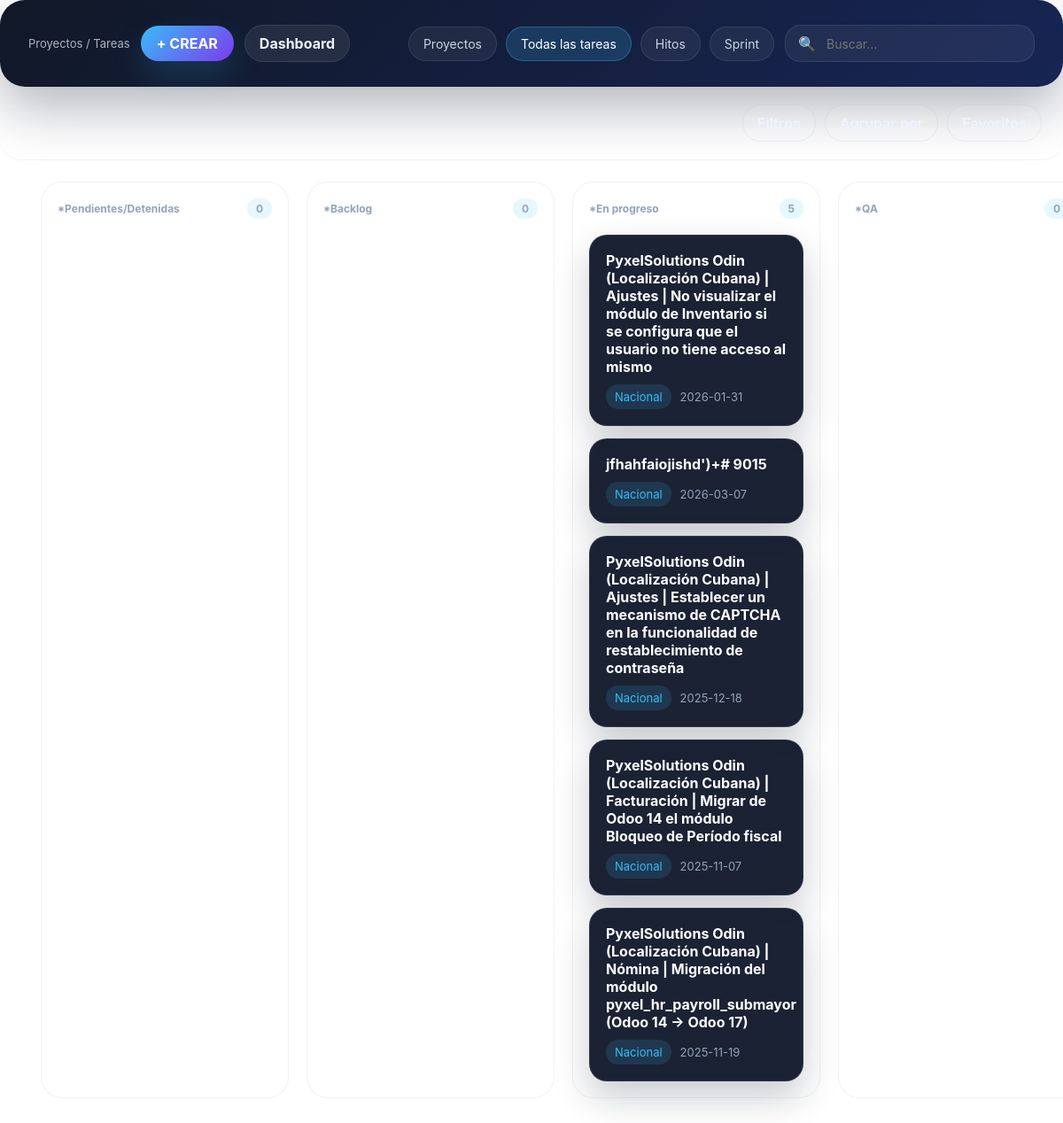
The app's page /project/1 (signed in) with its own data.
### tables this page shows
CREATE TABLE tasks (
        id INTEGER PRIMARY KEY,
        project_id INTEGER NOT NULL,
        title TEXT NOT NULL,
        description TEXT,
        assigned_email TEXT,
        stage TEXT,
        task_type TEXT,
        deadline TEXT,
        milestone TEXT,
        sprint TEXT,
        category TEXT,
        status TEXT,
        ticket_number TEXT,
        created_at TEXT
    );

### app.py (the view)
@app.route('/project/<int:project_id>')
def project_detail(project_id):
    if 'user' not in session:
        return redirect(url_for('login'))
    view_filter = request.args.get('view', 'all')
    conn = sqlite3.connect(DB_PATH)
    cur = conn.cursor()
    cur.execute('SELECT id, name, owner_email, assigned_emails, tasks_count, tickets_count FROM projects WHERE id=?', (project_id,))
    row = cur.fetchone()
    if not row:
        conn.close()
        return redirect(url_for('open_app', name='project'))
    project = dict(id=row[0], name=row[1], owner=row[2], assigned=row[3].split(','), tasks=row[4], tickets=row[5])
    cur.execute('SELECT id, title, assigned_email, stage, task_type, deadline, milestone, sprint, category, status, ticket_number FROM tasks WHERE project_id=?', (project_id,))
    tasks = [dict(id=r[0], title=r[1], assigned=r[2], stage=r[3], task_type=r[4], deadline=r[5], milestone=r[6], sprint=r[7], category=r[8], status=r[9], ticket=r[10]) for r in cur.fetchall()]
    conn.close()
    if view_filter == 'hitos':
        tasks = [task for task in tasks if task['milestone']]
    elif view_filter == 'sprint':
        tasks = [task for task in tasks if task['sprint']]
    task_columns = {'pending': [], 'backlog': [], 'inprogress': [], 'qa': [], 'validation': [], 'deployed': []}
    for task in tasks:
        task_columns.get(task['stage'], task_columns['backlog']).append(task)
    return render_template('project_detail.html', project=project, task_columns=task_columns, view_filter=view_filter)

### templates/project_detail.html (shortened to what this page needs)
<!doctype html>
<html lang="es">
  <head>
    <link rel="stylesheet" href="/static/css/odoo_login.css">
  </head>
  <body>
    <div class="page-header">
      <div style="display:flex;align-items:center;justify-content:space-between;gap:12px">
        <div style="display:flex;align-items:center;gap:12px">
          <div class="page-breadcrumb"><a href="{{ url_for('open_app', name='project') }}" style="color:inherit;text-decoration:none;">Proyectos</a> / Tareas</div>
          <a class="btn-solid" href="{{ url_for('create_task', project_id=project.id) }}">+ CREAR</a>
          <a class="btn-outline" href="/dashboard">Dashboard</a>
        </div>
        <div class="top-toolbar">
          <div class="board-tabs">
            <a href="{{ url_for('open_app', name='project') }}" class="board-tab">Proyectos</a>
            <a href="{{ url_for('project_detail', project_id=project.id, view='all') }}" class="board-tab{% if view_filter == 'all' %} active{% endif %}">Todas las tareas</a>
            <a href="{{ url_for('project_detail', project_id=project.id, view='hitos') }}" class="board-tab{% if view_filter == 'hitos' %} active{% endif %}">Hitos</a>
            <a href="{{ url_for('project_detail', project_id=project.id, view='sprint') }}" class="board-tab{% if view_filter == 'sprint' %} active{% endif %}">Sprint</a>
          </div>
          <div class="top-search"><span>🔍</span><input placeholder="Buscar..." /></div>
        </div>
      </div>
    </div>
    <div class="board-toolbar">
      <div class="board-actions">
        <a class="btn-outline" href="{{ url_for('project_detail', project_id=project.id, view='all') }}">Filtros</a>
        <a class="btn-outline" href="{{ url_for('project_detail', project_id=project.id, view='hitos') }}">Agrupar por</a>
        <a class="btn-outline" href="{{ url_for('project_detail', project_id=project.id, view='sprint') }}">Favoritos</a>
      </div>
    </div>
    <div class="board-body-wrapper">
      <div class="board-grid">
        {% for stage, label in [('pending','*Pendientes/Detenidas'), ('backlog','*Backlog'), ('inprogress','*En progreso'), ('qa','*QA'), ('validation','*En Validación'), ('deployed','*Desplegadas')] %}
          <div class="column" data-stage="{{ stage }}">
            <div class="column-header"><span>{{ label }}</span><span class="column-total">{{ task_columns[stage] | length }}</span></div>
            {% for task in task_columns[stage] %}
              <a href="{{ url_for('task_detail', task_id=task.id) }}" class="kanban-card" data-task-id="{{ task.id }}" id="task-{{ task.id }}" style="display:block;">
                <strong>{{ task.title }}</strong>
                <div class="kanban-meta"><span class="kanban-tag">{{ task.category }}</span><span class="kanban-date">{{ task.deadline }}</span></div>
              </a>
            {% endfor %}
          </div>
        {% endfor %}
      </div>
    </div>
  </body>
</html>

### static/css/odoo_login.css (style rules this page uses)
:root { --bg:#060b18; --surface:#111827; --surface-soft:#16213e; --surface-softest:#1f2a49; --text:#f8fafc; --text-muted:#94a3b8; --accent:#7c3aed; --accent-soft:#60a5fa; --border:rgba(148,163,184,0.18); --card:#111827; --shadow:0 32px 90px rgba(0,0,0,0.35); }
* { box-sizing:border-box }
body { font-family:Inter, system-ui, -apple-system, BlinkMacSystemFont, 'Segoe UI', sans-serif;min-height:100vh;margin:0;background:radial-gradient(circle at top left, rgba(56,189,248,0.14), transparent 30%),radial-gradient(circle at bottom right, rgba(124,58,237,0.16), transparent 28%),linear-gradient(180deg,#050a14,#0b1226);color:var(--text) }
button, input, select, textarea { font:inherit }
a { color:inherit;text-decoration:none }

### templates/project_detail.html (style rules this page uses)
body { margin:0;font-family:Inter,system-ui,-apple-system,BlinkMacSystemFont,'Segoe UI',sans-serif;background:transparent;color:#eef2ff }
.page-header { background:linear-gradient(135deg,#111827,#172554);color:#eef2ff;padding:28px 32px;border-radius:28px;box-shadow:0 24px 60px rgba(15,23,42,0.32);display:flex;flex-direction:column;gap:18px }
.page-header > div { display:flex;align-items:center;justify-content:space-between;gap:14px;flex-wrap:wrap }
.page-breadcrumb { font-size:13px;color:rgba(226,232,240,0.75) }
.btn-outline { background:rgba(255,255,255,0.08);border:1px solid rgba(148,163,184,0.16);border-radius:999px;color:#eef2ff;padding:10px 16px;text-decoration:none;font-weight:700;transition:all .18s ease }
.btn-solid { background:linear-gradient(135deg,#38bdf8,#7c3aed);border:none;border-radius:999px;color:#fff;padding:10px 18px;text-decoration:none;font-weight:700;box-shadow:0 16px 34px rgba(56,189,248,0.18) }
.top-toolbar { display:flex;justify-content:space-between;align-items:center;gap:12px;flex-wrap:wrap }
.board-tabs { display:flex;gap:10px;flex-wrap:wrap }
.board-tab { background:rgba(255,255,255,0.06);border:1px solid rgba(148,163,184,0.16);border-radius:999px;padding:10px 16px;color:#cbd5e1;text-decoration:none;font-size:14px;transition:all .18s ease }
.board-tab.active { background:rgba(56,189,248,0.18);border-color:rgba(56,189,248,0.32);color:#fff }
.top-search { display:flex;align-items:center;background:rgba(255,255,255,0.06);border:1px solid rgba(148,163,184,0.16);border-radius:18px;padding:10px 14px;color:#cbd5e1;min-width:260px;max-width:420px }
.top-search input { background:transparent;border:none;outline:none;width:100%;font-size:14px;color:#eef2ff }
.top-search span { margin-right:10px;font-size:16px }
.board-toolbar { display:flex;justify-content:flex-end;align-items:center;padding:20px 24px;background:rgba(255,255,255,0.04);border-bottom:1px solid rgba(148,163,184,0.12);border-radius:0 0 24px 24px }
.board-actions { display:flex;gap:10px;align-items:center }
.board-actions .btn-outline { background:rgba(255,255,255,0.08);color:#eef2ff;border:1px solid rgba(148,163,184,0.16) }
.board-body-wrapper { overflow-x:auto;padding:0 22px 28px;background:transparent }
.board-grid { display:grid;grid-template-columns:repeat(6,minmax(280px,1fr));gap:20px;padding:24px;min-width:1280px }
.column { background:rgba(255,255,255,0.04);border:1px solid rgba(148,163,184,0.14);border-radius:24px;padding:18px;min-height:260px;backdrop-filter:blur(8px) }
.column-header { font-size:14px;font-weight:700;color:#fff;margin-bottom:18px;display:flex;align-items:center;justify-content:space-between }
.column-header span { font-size:12px;color:#94a3b8 }
.column-total { font-size:12px;padding:4px 10px;background:rgba(56,189,248,0.12);color:#38bdf8;border-radius:999px }
.kanban-card { background:rgba(15,23,42,0.95);border:1px solid rgba(148,163,184,0.16);border-radius:20px;padding:18px;margin-bottom:14px;box-shadow:0 18px 40px rgba(15,23,42,0.22);cursor:grab;transition:transform .18s ease,box-shadow .18s ease,background .18s ease }
.kanban-card:last-child { margin-bottom:0 }
.kanban-card strong { display:block;font-size:1rem;color:#fff;margin-bottom:10px }
.kanban-meta { display:flex;flex-wrap:wrap;gap:10px;font-size:13px;color:#94a3b8 }
.kanban-tag { padding:6px 10px;border-radius:999px;background:rgba(56,189,248,0.14);color:#38bdf8 }
.kanban-date { display:flex;align-items:center;gap:8px;color:#94a3b8 }

### records on screen
tasks: title "PyxelSolutions Odin (Localización Cubana) | Ajustes | No visualizar el módulo de Inventario si se configura que el usuario no tiene acceso al mismo", category "Nacional", deadline "2026-01-31"
tasks: title "jfhahfaiojishd')+# 9015", category "Nacional", deadline "2026-03-07"
tasks: title "PyxelSolutions Odin (Localización Cubana) | Ajustes | Establecer un mecanismo de CAPTCHA en la funcionalidad de restablecimiento de contraseña", category "Nacional", deadline "2025-12-18"
tasks: title "PyxelSolutions Odin (Localización Cubana) | Facturación | Migrar de Odoo 14 el módulo Bloqueo de Período fiscal", category "Nacional", deadline "2025-11-07"
tasks: title "PyxelSolutions Odin (Localización Cubana) | Nómina | Migración del módulo pyxel_hr_payroll_submayor (Odoo 14 → Odoo 17)", category "Nacional", deadline "2025-11-19"

### other values on screen
{{ label }} "*Pendientes/Detenidas" "*Backlog" "*En progreso" "*QA"
{{ task_columns[stage] | length }} "0" "0" "5" "0"
